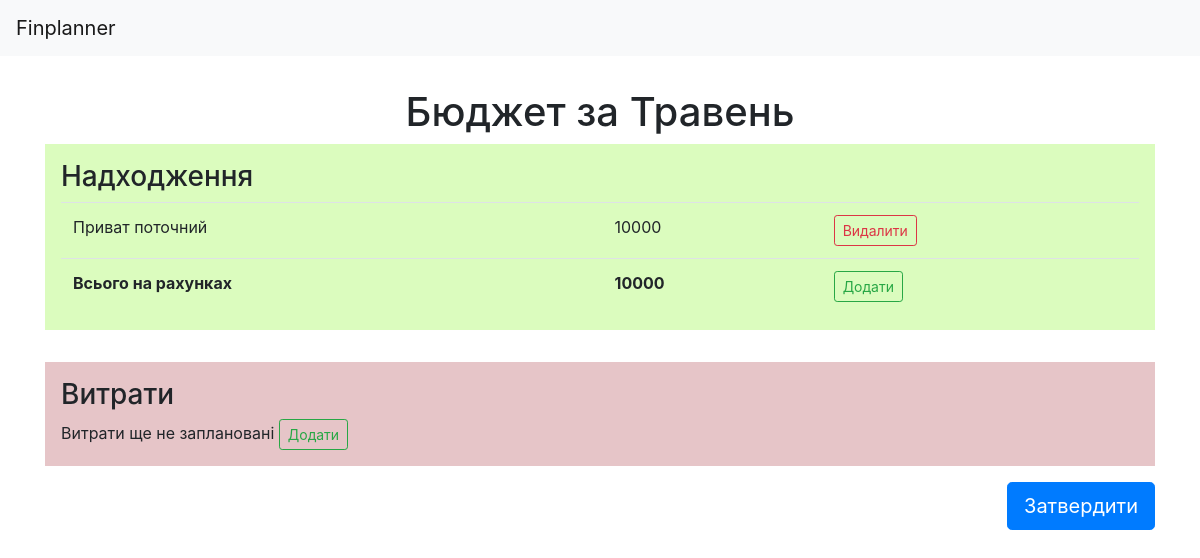
/month/8/, run on an earlier commit of the app's database.
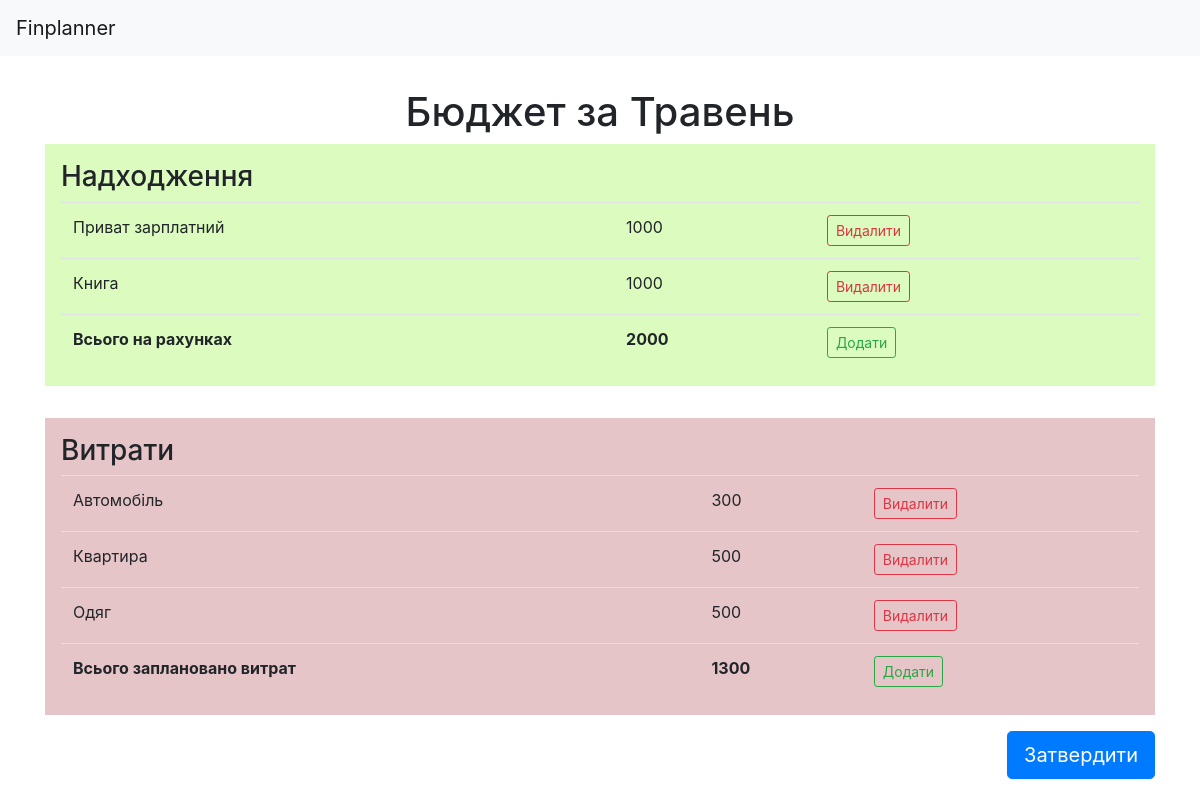
And on a later commit of the database.
### finance/models/month.py (models this page shows, shortened)
class Month(models.Model):
    class Meta:
        verbose_name = "month"
        verbose_name_plural = "months"
    name = models.CharField(
        max_length=50,
        blank=False,
        null=False,
        verbose_name="Month Name"
    )
    balance = models.IntegerField(
        blank=False,
        null=False,
        default=0,
        verbose_name="Money Amount"
    )
    expenses_plan = models.IntegerField(
        blank=False,
        null=False,
        default=0,
        verbose_name="Amount of Planned Expenses"
    )
    expenses_done = models.IntegerField(
        blank=False,
        null=False,
        default=0,
        verbose_name="Amount of Done Expenses"
    )
    approved = models.NullBooleanField(
        blank=True,
        null=True,
        verbose_name="State of Affirmation")

### finance/models/score.py (models this page shows, shortened)
class ScorePrototype(models.Model):
    class Meta:
        abstract=True
    month = models.ForeignKey(
        'Month',
        on_delete=models.CASCADE,
        blank=False,
        null=False,
        verbose_name="Month"
    )
    amount = models.IntegerField(
        blank=False,
        null=False,
        verbose_name="Money Amount"
    )

class Score(ScorePrototype):
    class Meta:
        verbose_name = "Belance"
        verbose_name_plural = "Belances"
    account = models.ForeignKey(
        'Account',
        on_delete=models.CASCADE,
        blank=False,
        null=False,
        verbose_name="Bank Account"
    )

class PlannedExpense(ScorePrototype):
    class Meta:
        verbose_name = "Planned Expense"
        verbose_name_plural = "Planned Expenses"
    title = models.CharField(
        max_length=256,
        blank=False,
        null=False,
        verbose_name="Title"
    )

### finance/models/account.py (models this page shows, shortened)
class Account(models.Model):
    TYPE_OF_ACCOUNT = (
        ('cash', u"Готівка"),
        ('bank', u"Банк"),
    )
    class Meta:
        verbose_name = "Bank Account",
        verbose_name_plural = "Bank Accounts"
    name = models.CharField(
        max_length=100,
        blank=False,
        null=False,
        verbose_name="Account Name"
    )
    money = models.IntegerField(
        blank=True,
        null=True,
        verbose_name="Amount of Money"
    )
    blocked = models.IntegerField(
        blank=True,
        null=True,
        verbose_name="Blocked Money"
    )
    kind = models.CharField(
        max_length=100,
        blank=False,
        null=False,
        choices=TYPE_OF_ACCOUNT,
        verbose_name="Type of Account"
    )

### finance/views/months.py (the view)
# urls.py: url(r'^month/(?P<mid>[0-9]+)/$', views.show_month, name="show_month"),
def show_month(request, mid):
    month = Month.objects.get(pk=mid)
    scores = Score.objects.filter(month=month)
    expenses = PlannedExpense.objects.filter(month=month)
    form = AddScore()
    form_planned_expense = AddExpense()
    if request.method == "POST":
        month.approved = True
        month.save()
        messages.success(request, u"Бюджет на %s затверджено!" % month.name)
    return render(request, 'finance/month.html',
        {'month': month, 'scores': scores, 'form': form,
         'form_planned_expense': form_planned_expense, 'planned_expenses': expenses})

### finance/templates/finance/month.html (shortened to what this page needs)
{% extends "finance/base.html" %}
{% block header %}
<div class="row">
    <div class="col-12 text-center mt-3" id="page-header">
        <h1>Бюджет за {{ month.name }} {% if month.approved %}<span id="approved">(Затверджений)</span>{% endif %}</h1>
    </div>
</div>
{% endblock %}
{% block content %}
<div class="row">
    <div class="col-12">
        <div id="balance">
            <h3>Надходження</h3>
            {% if scores %}
            <table class="table">
                <tbody>
                    {% for score in scores %}
                    <tr>
                        <td>{{ score.account.name }}</td>
                        <td>{{ score.amount }}</td>
                        <td>
                            {% if month.approved is not True %}
                            <a class="btn btn-outline-danger btn-sm"
                            href="{% url 'delete_score' month.id score.id %}">Видалити</a>
                            {% endif %}
                        </td>
                    {% endfor %}
                    <tr>
                        <th>Всього на рахунках</th>
                        <th>{{ month.balance }}</th>
                        <td>
                            {% if month.approved is not True %}
                            <a class="btn btn-outline-success btn-sm" data-toggle="collapse"
                            href="#collapseAddScore" role="button" aria-expanded="false" aria-controls="collapseAddScore">Додати</a>
                            {% endif %}
                        </td>
                    </tr>
                </tbody>
            </table>
            {% else %}
            Баланс порожній <a class="btn btn-outline-success btn-sm" data-toggle="collapse"
                            href="#collapseAddScore" role="button" aria-expanded="false" aria-controls="collapseAddScore">Додати</a>
            {% endif %}
        </div>
    </div>
</div>
<div class="row">
    <div class="col-12">
        <div id="expenses">
            <h3>Витрати</h3>
            {% if planned_expenses %}
                <table class="table">
                    <tdody>
                        {% for planned_expense in planned_expenses %}
                            <tr>
                                <td>{{ planned_expense.title }}</td>
                                <td>{{ planned_expense.amount }}</td>
                                <td>
                                    {% if month.approved is not True %}
                                    <a class="btn btn-outline-danger btn-sm"
                                       href="{% url 'delete_planned_expense' month.id planned_expense.id %}">Видалити</a>
                                    {% endif %}
                                </td>
                            </tr>
                        {% endfor %}
                        <tr>
                            <th>Всього заплановано витрат</th>
                            <th>{{ month.expenses_plan }}</th>
                            <td>
                                {% if month.approved is not True %}
                                <a class="btn btn-outline-success btn-sm" data-toggle="collapse"
                                    href="#collapseAddExpense" role="button" aria-expanded="false"aria-controls="collapseAddExpense">Додати</a>
                                {% endif %}
                            </td>
                        </tr>
                    </tdody>
                </table>
            {% else %}
                Витрати ще не заплановані
                <a class="btn btn-outline-success btn-sm" data-toggle="collapse"
                    href="#collapseAddExpense" role="button" aria-expanded="false" aria-controls="collapseAddExpense">Додати</a>
            {% endif %}
        </div>
    </div>
</div>
{% if month.approved %}
<div class="row">
    <div class="col-12">
        <div id="transactions">
            <h3>Транзакції</h3>
            <p>В даному місяці ще немає транзакцій</p>
        </div>
    </div>
</div>
{% else %}
<form action="" method="POST" class="float-right mt-3">
<button type="submit" class="btn btn-primary btn-lg">Затвердити</button>
</form>
{% endif %}
{% endblock %}

### finance/templates/finance/base.html (shortened to what this page needs)
{% load static %}
<!DOCTYPE html>
<html>
<head>
    <link rel="stylesheet" href="https://stackpath.bootstrapcdn.com/bootstrap/4.1.1/css/bootstrap.min.css">
    <link rel="stylesheet" type="text/css" href="{% static 'finance/main.css' %}">
</head>
<body>
    <nav class="navbar navbar-expand-lg navbar-light bg-light">
        <a class="navbar-brand" href="{% url 'home' %}">Finplanner</a>
    </nav>
    <div class="container">
        {% block header %}{% endblock %}
        {% block content %}{% endblock %}
    </div>
</body>
</html>

### finance/static/finance/main.css (style rules this page uses)
.navbar { margin-bottom: 1em; }
#balance { background-color: #dbfcbe; padding: 1em; }
.table { margin-bottom: 0; }
#expenses { background-color: #e6c5c8; padding: 1em; margin-top: 2em; }

What changed in the data, as far as the page shows it:
removed Score: account.name "Приват поточний", amount "10000"
changed Month "Травень": balance "10000" → "2000"; expenses_plan (not shown) → "1300"
added Score: account.name "Приват зарплатний", amount "1000"
added Score: account.name "Книга", amount "1000"
added PlannedExpense: title "Автомобіль", amount "300"
added PlannedExpense: title "Квартира", amount "500"
added PlannedExpense: title "Одяг", amount "500"
Also different on the page:
text no longer shown: "Витрати ще не заплановані"
text now shown: "Всього заплановано витрат"
